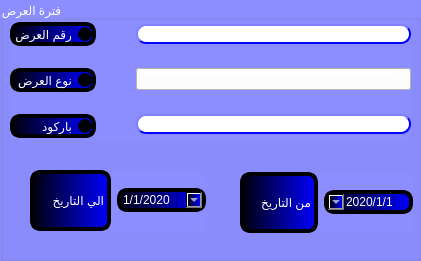
  <widget class="QGroupBox" name="groupBox_2">
   <property name="geometry">
    <rect>
     <x>760</x>
     <y>20</y>
     <width>421</width>
     <height>261</height>
    </rect>
   </property>
   <property name="styleSheet">
    <string notr="true">background-color: #8c8eff;
color: rgb(255, 255, 255);</string>
   </property>
   <property name="title">
    <string>فترة العرض</string>
   </property>
   <widget class="QWidget" name="">
    <property name="geometry">
     <rect>
      <x>10</x>
      <y>20</y>
      <width>401</width>
      <height>121</height>
     </rect>
    </property>
    <layout class="QHBoxLayout" name="horizontalLayout_3">
     <property name="spacing">
      <number>20</number>
     </property>
     <item>
      <layout class="QVBoxLayout" name="verticalLayout_6">
       <item>
        <widget class="QRadioButton" name="radioBtnPromNum">
         <property name="layoutDirection">
          <enum>Qt::RightToLeft</enum>
         </property>
         <property name="styleSheet">
          <string notr="true">color:white;
background-color: qlineargradient(spread:pad, x1:0, y1:0, x2:1, y2:0, stop:0 rgba(0, 0, 10, 255), stop:1 rgba(0, 0, 255, 255));
border-style: outset;
border-width: 4px;
border-radius: 10px;
border-color:black;
font: 75 10pt &quot;MS Shell Dlg 2&quot;;</string>
         </property>
         <property name="text">
          <string>رقم العرض</string>
         </property>
         <property name="checkable">
          <bool>true</bool>
         </property>
         <property name="checked">
          <bool>false</bool>
         </property>
        </widget>
       </item>
       <item>
        <widget class="QRadioButton" name="radioButton_2">
         <property name="enabled">
          <bool>true</bool>
         </property>
         <property name="layoutDirection">
          <enum>Qt::RightToLeft</enum>
         </property>
         <property name="styleSheet">
          <string notr="true">color:white;
background-color: qlineargradient(spread:pad, x1:0, y1:0, x2:1, y2:0, stop:0 rgba(0, 0, 10, 255), stop:1 rgba(0, 0, 255, 255));
border-style: outset;
border-width: 4px;
border-radius: 10px;
border-color:black;
font: 75 10pt &quot;MS Shell Dlg 2&quot;;</string>
         </property>
         <property name="text">
          <string>نوع العرض</string>
         </property>
        </widget>
       </item>
       <item>
        <widget class="QRadioButton" name="radioBtnPromNum_2">
         <property name="layoutDirection">
          <enum>Qt::RightToLeft</enum>
         </property>
         <property name="styleSheet">
          <string notr="true">color:white;
background-color: qlineargradient(spread:pad, x1:0, y1:0, x2:1, y2:0, stop:0 rgba(0, 0, 10, 255), stop:1 rgba(0, 0, 255, 255));
border-style: outset;
border-width: 4px;
border-radius: 10px;
border-color:black;
font: 75 10pt &quot;MS Shell Dlg 2&quot;;</string>
         </property>
         <property name="text">
          <string>باركود</string>
         </property>
         <property name="checked">
          <bool>false</bool>
         </property>
         <property name="autoRepeat">
          <bool>false</bool>
         </property>
        </widget>
       </item>
      </layout>
     </item>
     <item>
      <widget class="QWidget" name="widget_4" native="true"/>
     </item>
     <item>
      <layout class="QVBoxLayout" name="verticalLayout_5">
       <item>
        <widget class="QLineEdit" name="Qline_promotion">
         <property name="styleSheet">
          <string notr="true">QLineEdit{
                                        background-color: white;
                                        border-style: outset;
                                        border-width: 2px;
                                        border-radius: 10px;
                                        border-color: blue;
                                        min-width: 6em;
                                        }
                                        QLineEdit:hover {
                                        background: qradialgradient(
                                        cx: 0.3, cy: -0.4, fx: 0.3, fy: -0.4,
                                        radius: 1.35, stop: 0 #fff, stop: 1 #bbb
                                        );
                                        }
                                       QLineEdit:pressed {
                                        border-style: inset;
                                        background: qradialgradient(
                                        cx: 0.4, cy: -0.1, fx: 0.4, fy: -0.1,
                                        radius: 1.35, stop: 0 #fff, stop: 1 #ddd
                                        );
                                        }
                                    </string>
         </property>
        </widget>
       </item>
       <item>
        <widget class="QComboBox" name="Qcombo_promotion">
         <property name="enabled">
          <bool>true</bool>
         </property>
         <property name="layoutDirection">
          <enum>Qt::LeftToRight</enum>
         </property>
         <property name="autoFillBackground">
          <bool>false</bool>
         </property>
         <property name="styleSheet">
          <string notr="true">
background-color: rgb(255, 255, 255);</string>
         </property>
         <property name="editable">
          <bool>false</bool>
         </property>
         <property name="duplicatesEnabled">
          <bool>true</bool>
         </property>
         <property name="frame">
          <bool>true</bool>
         </property>
         <property name="modelColumn">
          <number>0</number>
         </property>
        </widget>
       </item>
       <item>
        <widget class="QLineEdit" name="Qline_promotion_2">
         <property name="styleSheet">
          <string notr="true">QLineEdit{
                                        background-color: white;
                                        border-style: outset;
                                        border-width: 2px;
                                        border-radius: 10px;
                                        border-color: blue;
                                        min-width: 6em;
                                        }
                                        QLineEdit:hover {
                                        background: qradialgradient(
                                        cx: 0.3, cy: -0.4, fx: 0.3, fy: -0.4,
                                        radius: 1.35, stop: 0 #fff, stop: 1 #bbb
                                        );
                                        }
                                       QLineEdit:pressed {
                                        border-style: inset;
                                        background: qradialgradient(
                                        cx: 0.4, cy: -0.1, fx: 0.4, fy: -0.1,
                                        radius: 1.35, stop: 0 #fff, stop: 1 #ddd
                                        );
                                        }
                                    
                                </string>
         </property>
        </widget>
       </item>
      </layout>
     </item>
    </layout>
   </widget>
   <widget class="QWidget" name="">
    <property name="geometry">
     <rect>
      <x>240</x>
      <y>172</y>
      <width>173</width>
      <height>61</height>
     </rect>
    </property>
    <layout class="QHBoxLayout" name="horizontalLayout">
     <item>
      <widget class="QLabel" name="label_3">
       <property name="minimumSize">
        <size>
         <width>0</width>
         <height>0</height>
        </size>
       </property>
       <property name="maximumSize">
        <size>
         <width>16777215</width>
         <height>16777215</height>
        </size>
       </property>
       <property name="styleSheet">
        <string notr="true">color:white;
background-color: qlineargradient(spread:pad, x1:0, y1:0, x2:1, y2:0, stop:0 rgba(0, 0, 10, 255), stop:1 rgba(0, 0, 255, 255));
border-style: outset;
border-width: 4px;
border-radius: 10px;
border-color:black;
font: 75 10pt &quot;MS Shell Dlg 2&quot;;</string>
       </property>
       <property name="text">
        <string>من التاريخ</string>
       </property>
      </widget>
     </item>
     <item>
      <widget class="QDateTimeEdit" name="Qdate_from">
       <property name="layoutDirection">
        <enum>Qt::RightToLeft</enum>
       </property>
       <property name="styleSheet">
        <string notr="true">color:white;
background-color: qlineargradient(spread:pad, x1:0, y1:0, x2:1, y2:0, stop:0 rgba(0, 0, 10, 255), stop:1 rgba(0, 0, 255, 255));
border-style: outset;
border-width: 4px;
border-radius: 10px;
border-color:black;
font: 75 10pt &quot;MS Shell Dlg 2&quot;;</string>
       </property>
       <property name="minimumDateTime">
        <datetime>
         <hour>0</hour>
         <minute>0</minute>
         <second>0</second>
         <year>2020</year>
         <month>1</month>
         <day>1</day>
        </datetime>
       </property>
       <property name="displayFormat">
        <string>d/M/yyyy</string>
       </property>
       <property name="calendarPopup">
        <bool>true</bool>
       </property>
      </widget>
     </item>
    </layout>
   </widget>
   <widget class="QWidget" name="">
    <property name="geometry">
     <rect>
      <x>30</x>
      <y>170</y>
      <width>176</width>
      <height>61</height>
     </rect>
    </property>
    <layout class="QHBoxLayout" name="horizontalLayout_2">
     <item>
      <widget class="QLabel" name="label_8">
       <property name="styleSheet">
        <string notr="true">color:white;
background-color: qlineargradient(spread:pad, x1:0, y1:0, x2:1, y2:0, stop:0 rgba(0, 0, 10, 255), stop:1 rgba(0, 0, 255, 255));
border-style: outset;
border-width: 4px;
border-radius: 10px;
border-color:black;
font: 75 10pt &quot;MS Shell Dlg 2&quot;;</string>
       </property>
       <property name="text">
        <string>الي التاريخ</string>
       </property>
      </widget>
     </item>
     <item>
      <widget class="QDateTimeEdit" name="Qdate_to">
       <property name="styleSheet">
        <string notr="true">color:white;
background-color: qlineargradient(spread:pad, x1:0, y1:0, x2:1, y2:0, stop:0 rgba(0, 0, 10, 255), stop:1 rgba(0, 0, 255, 255));
border-style: outset;
border-width: 4px;
border-radius: 10px;
border-color:black;
font: 75 10pt &quot;MS Shell Dlg 2&quot;;</string>
       </property>
       <property name="minimumDateTime">
        <datetime>
         <hour>0</hour>
         <minute>0</minute>
         <second>0</second>
         <year>2020</year>
         <month>1</month>
         <day>1</day>
        </datetime>
       </property>
       <property name="displayFormat">
        <string>d/M/yyyy</string>
       </property>
       <property name="calendarPopup">
        <bool>true</bool>
       </property>
      </widget>
     </item>
    </layout>
   </widget>
  </widget>
